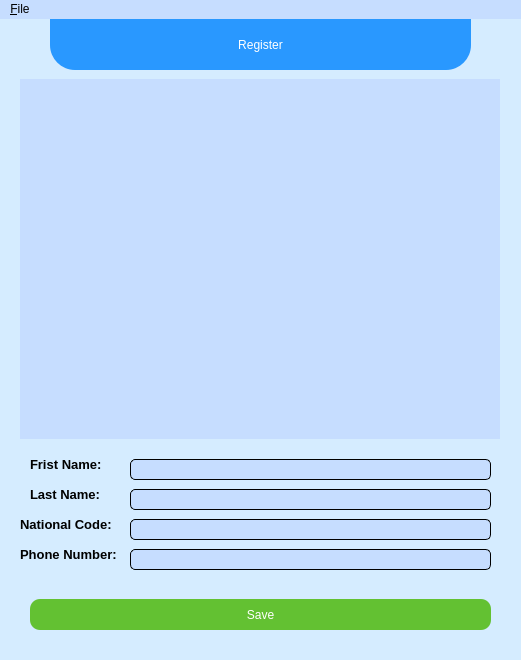
<?xml version="1.0" encoding="UTF-8"?>
<ui version="4.0">
 <class>MainWindow</class>
 <widget class="QMainWindow" name="MainWindow">
  <property name="geometry">
   <rect>
    <x>0</x>
    <y>0</y>
    <width>521</width>
    <height>660</height>
   </rect>
  </property>
  <property name="windowTitle">
   <string>Register</string>
  </property>
  <property name="styleSheet">
   <string notr="true">background-color: rgb(213, 236, 255);</string>
  </property>
  <widget class="QWidget" name="centralwidget">
   <widget class="QLabel" name="label_img">
    <property name="geometry">
     <rect>
      <x>20</x>
      <y>60</y>
      <width>480</width>
      <height>360</height>
     </rect>
    </property>
    <property name="styleSheet">
     <string notr="true">background-color: rgb(198, 221, 255);</string>
    </property>
    <property name="text">
     <string/>
    </property>
   </widget>
   <widget class="QPushButton" name="btn_image">
    <property name="geometry">
     <rect>
      <x>149</x>
      <y>440</y>
      <width>71</width>
      <height>31</height>
     </rect>
    </property>
    <property name="styleSheet">
     <string notr="true">QPushButton{
font: 700 10pt &quot;Segoe UI&quot;;
color: rgb(255, 255, 255);
border-radius: 25%;
}</string>
    </property>
    <property name="text">
     <string/>
    </property>
    <property name="icon">
     <iconset>
      <normaloff>img/camera.png</normaloff>img/camera.png</iconset>
    </property>
    <property name="iconSize">
     <size>
      <width>32</width>
      <height>32</height>
     </size>
    </property>
   </widget>
   <widget class="QLabel" name="label">
    <property name="geometry">
     <rect>
      <x>50</x>
      <y>0</y>
      <width>421</width>
      <height>51</height>
     </rect>
    </property>
    <property name="styleSheet">
     <string notr="true">color: rgb(255, 255, 255);
background-color: rgb(41, 152, 255);
font: 700 italic 20pt &quot;Segoe UI&quot;;
border-bottom-left-radius: 25%;
border-bottom-right-radius: 25%;</string>
    </property>
    <property name="text">
     <string>Register</string>
    </property>
    <property name="alignment">
     <set>Qt::AlignCenter</set>
    </property>
   </widget>
   <widget class="QLabel" name="label_2">
    <property name="geometry">
     <rect>
      <x>30</x>
      <y>430</y>
      <width>81</width>
      <height>31</height>
     </rect>
    </property>
    <property name="font">
     <font>
      <pointsize>10</pointsize>
      <bold>true</bold>
     </font>
    </property>
    <property name="text">
     <string>Frist Name:</string>
    </property>
   </widget>
   <widget class="QLabel" name="label_3">
    <property name="geometry">
     <rect>
      <x>30</x>
      <y>460</y>
      <width>81</width>
      <height>31</height>
     </rect>
    </property>
    <property name="font">
     <font>
      <pointsize>10</pointsize>
      <bold>true</bold>
     </font>
    </property>
    <property name="text">
     <string>Last Name:</string>
    </property>
   </widget>
   <widget class="QLabel" name="label_4">
    <property name="geometry">
     <rect>
      <x>20</x>
      <y>490</y>
      <width>101</width>
      <height>31</height>
     </rect>
    </property>
    <property name="font">
     <font>
      <pointsize>10</pointsize>
      <bold>true</bold>
     </font>
    </property>
    <property name="text">
     <string>National Code:</string>
    </property>
   </widget>
   <widget class="QLabel" name="label_5">
    <property name="geometry">
     <rect>
      <x>20</x>
      <y>520</y>
      <width>101</width>
      <height>31</height>
     </rect>
    </property>
    <property name="font">
     <font>
      <pointsize>10</pointsize>
      <bold>true</bold>
     </font>
    </property>
    <property name="text">
     <string>Phone Number:</string>
    </property>
   </widget>
   <widget class="QLineEdit" name="first_name">
    <property name="geometry">
     <rect>
      <x>130</x>
      <y>440</y>
      <width>361</width>
      <height>21</height>
     </rect>
    </property>
    <property name="styleSheet">
     <string notr="true">font: 700 9pt &quot;Segoe UI&quot;;
 border: 1px solid black;
border-radius:5px;
background-color: rgb(198, 221, 255);</string>
    </property>
   </widget>
   <widget class="QLineEdit" name="last_name">
    <property name="geometry">
     <rect>
      <x>130</x>
      <y>470</y>
      <width>361</width>
      <height>21</height>
     </rect>
    </property>
    <property name="styleSheet">
     <string notr="true">font: 700 9pt &quot;Segoe UI&quot;;
 border: 1px solid black;
border-radius:5px;
background-color: rgb(198, 221, 255);</string>
    </property>
    <property name="text">
     <string/>
    </property>
   </widget>
   <widget class="QLineEdit" name="nation_code">
    <property name="geometry">
     <rect>
      <x>130</x>
      <y>500</y>
      <width>361</width>
      <height>21</height>
     </rect>
    </property>
    <property name="styleSheet">
     <string notr="true">font: 700 9pt &quot;Segoe UI&quot;;
 border: 1px solid black;
border-radius:5px;
background-color: rgb(198, 221, 255);</string>
    </property>
    <property name="text">
     <string/>
    </property>
   </widget>
   <widget class="QLineEdit" name="phone">
    <property name="geometry">
     <rect>
      <x>130</x>
      <y>530</y>
      <width>361</width>
      <height>21</height>
     </rect>
    </property>
    <property name="styleSheet">
     <string notr="true">font: 700 9pt &quot;Segoe UI&quot;;
 border: 1px solid black;
border-radius:5px;
background-color: rgb(198, 221, 255);</string>
    </property>
   </widget>
   <widget class="QPushButton" name="added">
    <property name="geometry">
     <rect>
      <x>30</x>
      <y>580</y>
      <width>461</width>
      <height>31</height>
     </rect>
    </property>
    <property name="styleSheet">
     <string notr="true">QPushButton{
font: 700 12pt &quot;Segoe UI&quot;;
border-radius:10%;
background-color:#63c132;
color: rgb(255, 255, 255);
}
QPushButton:pressed{
	background-color: rgb(81, 157, 41);
}
</string>
    </property>
    <property name="text">
     <string>Save</string>
    </property>
   </widget>
  </widget>
  <widget class="QMenuBar" name="menubar">
   <property name="geometry">
    <rect>
     <x>0</x>
     <y>0</y>
     <width>521</width>
     <height>22</height>
    </rect>
   </property>
   <property name="styleSheet">
    <string notr="true">background-color: rgb(198, 221, 255);</string>
   </property>
   <widget class="QMenu" name="menuFile">
    <property name="title">
     <string>&amp;File</string>
    </property>
    <addaction name="actionInfo"/>
    <addaction name="actionExit"/>
   </widget>
   <addaction name="menuFile"/>
  </widget>
  <widget class="QStatusBar" name="statusbar"/>
  <action name="actionInfo">
   <property name="text">
    <string>Info</string>
   </property>
  </action>
  <action name="actionExit">
   <property name="text">
    <string>Exit</string>
   </property>
   <property name="shortcut">
    <string>Esc</string>
   </property>
  </action>
 </widget>
 <resources/>
 <connections/>
</ui>
